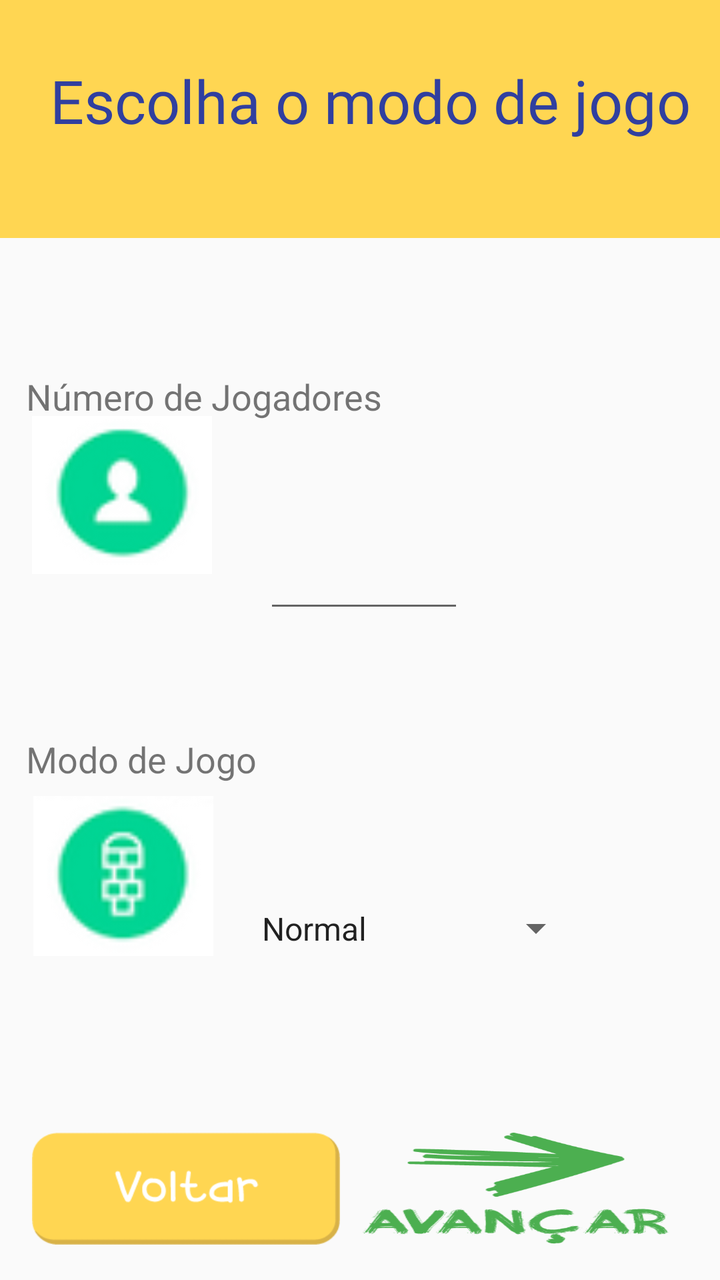
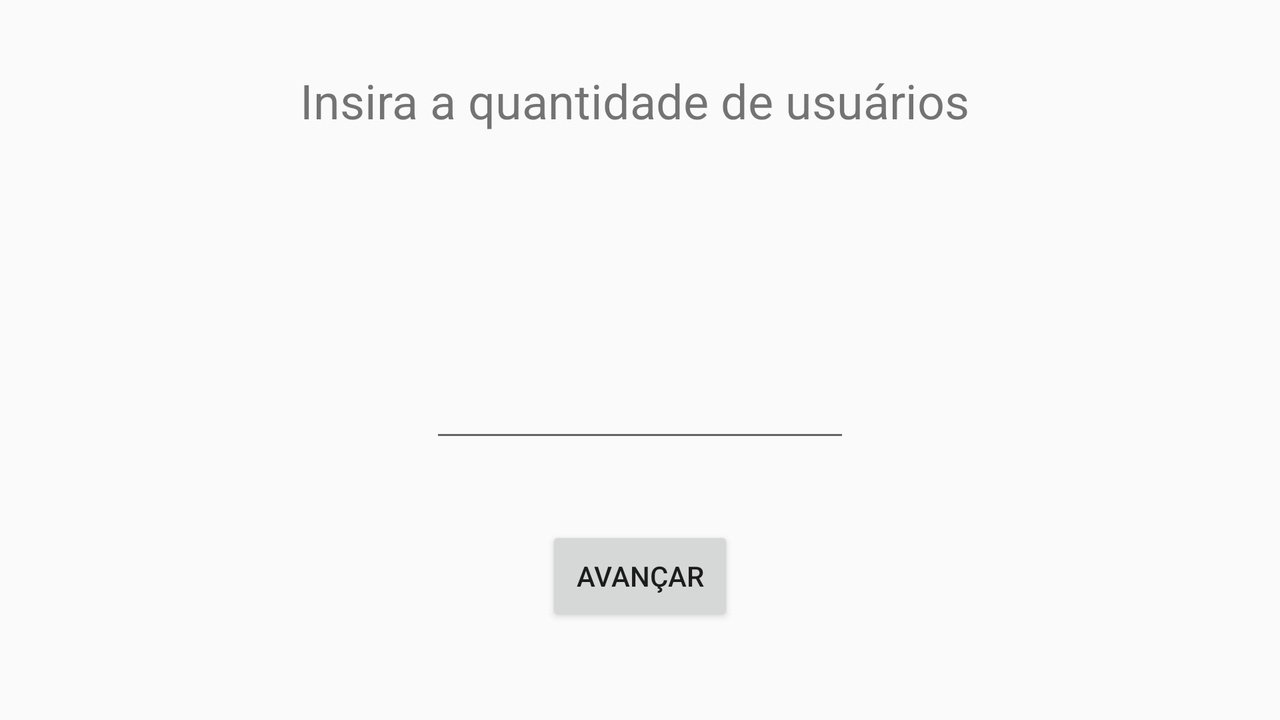

One screen, two layout resources from the same app: the default and the repository's alternative for another configuration. Each is rendered where Android would select it; the XML of both is given below.
<!-- AndroidManifest.xml: application theme AppTheme -->
<!-- res/layout/activity_main2.xml -->
<?xml version="1.0" encoding="utf-8"?>
<android.support.constraint.ConstraintLayout xmlns:android="http://schemas.android.com/apk/res/android"
    xmlns:app="http://schemas.android.com/apk/res-auto"
    xmlns:tools="http://schemas.android.com/tools"
    android:layout_width="match_parent"
    android:layout_height="match_parent"
    tools:context="app.leonardo.controle_amarelinha.Main2Activity"
    tools:layout_editor_absoluteY="25dp">

    <Button
        android:id="@+id/button8"
        android:layout_width="154dp"
        android:layout_height="56dp"
        android:layout_marginBottom="8dp"
        android:layout_marginEnd="8dp"
        android:layout_marginStart="16dp"
        android:layout_marginTop="8dp"
        android:background="@drawable/voltar"
        app:layout_constraintBottom_toBottomOf="parent"
        app:layout_constraintEnd_toStartOf="@+id/imageButton3"
        app:layout_constraintHorizontal_bias="0.181"
        app:layout_constraintStart_toStartOf="parent"
        app:layout_constraintTop_toTopOf="parent"
        app:layout_constraintVertical_bias="0.983" />

    <TextView
        android:id="@+id/textView5"
        android:layout_width="335dp"
        android:layout_height="24dp"
        android:layout_marginBottom="8dp"
        android:layout_marginEnd="8dp"
        android:layout_marginStart="8dp"
        android:layout_marginTop="8dp"
        android:text="Modo de Jogo"
        android:textAlignment="textStart"
        android:textSize="18sp"
        app:layout_constraintBottom_toBottomOf="parent"
        app:layout_constraintEnd_toEndOf="parent"
        app:layout_constraintHorizontal_bias="0.555"
        app:layout_constraintStart_toStartOf="parent"
        app:layout_constraintTop_toTopOf="parent"
        app:layout_constraintVertical_bias="0.599"
        tools:layout_constraintLeft_creator="1"
        tools:layout_constraintRight_creator="1"
        tools:layout_constraintTop_creator="1" />

    <TextView
        android:id="@+id/textView18"
        android:layout_width="335dp"
        android:layout_height="26dp"
        android:layout_marginBottom="28dp"
        android:layout_marginEnd="8dp"
        android:layout_marginStart="8dp"
        android:layout_marginTop="8dp"
        android:text="Número de Jogadores"
        android:textAlignment="textStart"
        android:textSize="18sp"
        app:layout_constraintBottom_toTopOf="@+id/editText2"
        app:layout_constraintEnd_toEndOf="parent"
        app:layout_constraintHorizontal_bias="0.555"
        app:layout_constraintStart_toStartOf="parent"
        app:layout_constraintTop_toTopOf="parent"
        app:layout_constraintVertical_bias="0.859"
        tools:layout_constraintLeft_creator="1"
        tools:layout_constraintRight_creator="1"
        tools:layout_constraintTop_creator="1" />

    <TextView
        android:id="@+id/textView"
        android:layout_width="411dp"
        android:layout_height="119dp"
        android:background="#ffd652"
        android:fontFamily="@font/ff"
        android:paddingLeft="30dp"
        android:paddingTop="30dp"
        android:text="Escolha o modo de jogo"
        android:textAlignment="center"
        android:textColor="@color/colorPrimaryDark"
        android:textSize="30sp"
        app:layout_constraintBottom_toTopOf="@+id/textView18"
        app:layout_constraintEnd_toEndOf="parent"
        app:layout_constraintHorizontal_bias="0.7"
        app:layout_constraintStart_toStartOf="parent"
        app:layout_constraintTop_toTopOf="parent"
        app:layout_constraintVertical_bias="0.0"
        tools:layout_constraintLeft_creator="1"
        tools:layout_constraintRight_creator="1"
        tools:layout_constraintTop_creator="1" />

    <EditText
        android:id="@+id/editText2"
        android:layout_width="100dp"
        android:layout_height="42dp"
        android:layout_marginBottom="56dp"
        android:layout_marginEnd="128dp"
        android:layout_marginTop="8dp"
        android:inputType="number"
        app:layout_constraintBottom_toTopOf="@+id/textView5"
        app:layout_constraintEnd_toEndOf="parent"
        app:layout_constraintTop_toTopOf="parent"
        app:layout_constraintVertical_bias="1.0"
        tools:layout_constraintLeft_creator="1"
        tools:layout_constraintTop_creator="1" />

    <Button
        android:id="@+id/button2"
        android:layout_width="154dp"
        android:layout_height="56dp"
        android:layout_marginBottom="8dp"
        android:layout_marginEnd="8dp"
        android:layout_marginStart="8dp"
        android:layout_marginTop="8dp"
        android:background="@drawable/avancar"
        app:layout_constraintBottom_toBottomOf="parent"
        app:layout_constraintEnd_toEndOf="parent"
        app:layout_constraintHorizontal_bias="0.91"
        app:layout_constraintStart_toStartOf="parent"
        app:layout_constraintTop_toTopOf="parent"
        app:layout_constraintVertical_bias="0.983"
        tools:layout_constraintBottom_creator="1"
        tools:layout_constraintLeft_creator="1"
        tools:layout_constraintRight_creator="1" />

    <Spinner
        android:id="@+id/spinner"
        android:layout_width="169dp"
        android:layout_height="47dp"
        android:layout_marginBottom="8dp"
        android:layout_marginEnd="68dp"
        android:layout_marginTop="8dp"
        android:entries="@array/list_mode"
        app:layout_constraintBottom_toTopOf="@+id/button2"
        app:layout_constraintEnd_toEndOf="parent"
        app:layout_constraintTop_toBottomOf="@+id/textView5"
        app:layout_constraintVertical_bias="0.369" />

    <ImageView
        android:id="@+id/imageView2"
        android:layout_width="90dp"
        android:layout_height="80dp"
        android:layout_marginBottom="8dp"
        android:layout_marginEnd="8dp"
        android:layout_marginStart="8dp"
        android:layout_marginTop="8dp"
        android:background="@drawable/capt2"
        app:layout_constraintBottom_toBottomOf="parent"
        app:layout_constraintEnd_toStartOf="@+id/spinner"
        app:layout_constraintHorizontal_bias="0.515"
        app:layout_constraintStart_toStartOf="parent"
        app:layout_constraintTop_toBottomOf="@+id/imageView3"
        app:layout_constraintVertical_bias="0.401"
        app:srcCompat="@drawable/icone_de_jogo" />

    <ImageView
        android:id="@+id/imageView3"
        android:layout_width="90dp"
        android:layout_height="79dp"
        android:layout_marginEnd="8dp"
        android:layout_marginStart="8dp"
        android:layout_marginTop="208dp"
        android:adjustViewBounds="false"
        android:background="@drawable/capt1"
        android:visibility="visible"
        app:layout_constraintEnd_toStartOf="@+id/editText2"
        app:layout_constraintHorizontal_bias="0.307"
        app:layout_constraintStart_toStartOf="parent"
        app:layout_constraintTop_toTopOf="parent"
        app:srcCompat="@drawable/icone_de_jogadores" />

    <android.support.constraint.Guideline
        android:id="@+id/guideline"
        android:layout_width="wrap_content"
        android:layout_height="wrap_content"
        android:orientation="vertical"
        app:layout_constraintGuide_end="364dp" />
</android.support.constraint.ConstraintLayout>
<!-- resources referenced by this layout -->
<resources>
  <string-array name="list_mode">
          <item value="normal">Normal</item>
          <item value="passo">Diferenciado</item>
      </string-array>
  <color name="colorPrimaryDark">#303F9F</color>
  <!-- drawable avancar: png bitmap (drawable, 10760 bytes) -->
  <!-- drawable capt1: png bitmap (drawable, 2439 bytes) -->
  <!-- drawable capt2: png bitmap (drawable, 2928 bytes) -->
  <!-- drawable voltar: png bitmap (drawable, 3591 bytes) -->
  <style name="AppTheme" parent="Theme.AppCompat.Light.DarkActionBar">
          
          <item name="colorPrimary">@color/colorPrimary</item>
          <item name="colorPrimaryDark">@color/colorPrimaryDark</item>
          <item name="colorAccent">@color/colorAccent</item>
          <item name="android:statusBarColor">#ffd652</item>
          <item name="android:shadowColor">#eac960</item>
      </style>
  <color name="colorPrimary">#3F51B5</color>
  <color name="colorAccent">#FF4081</color>
</resources>
<!-- res/layout-land/activity_main2.xml (the repository's variant of the layout above) -->
<!-- drawn on the phone turned sideways -->
<?xml version="1.0" encoding="utf-8"?>
<android.support.constraint.ConstraintLayout xmlns:android="http://schemas.android.com/apk/res/android"
    xmlns:app="http://schemas.android.com/apk/res-auto"
    xmlns:tools="http://schemas.android.com/tools"
    android:layout_width="match_parent"
    android:layout_height="match_parent"
    tools:context="app.leonardo.controle_amarelinha.Main2Activity"
    tools:layout_editor_absoluteY="73dp"
    tools:layout_editor_absoluteX="0dp">

    <TextView
        android:id="@+id/textView"
        android:layout_width="360dp"
        android:layout_height="62dp"
        android:paddingLeft="10sp"
        android:text="Insira a quantidade de usuários"
        android:textSize="24sp"
        tools:layout_constraintTop_creator="1"
        tools:layout_constraintRight_creator="1"
        app:layout_constraintRight_toRightOf="parent"
        android:layout_marginTop="34dp"
        tools:layout_constraintLeft_creator="1"
        app:layout_constraintLeft_toLeftOf="parent"
        app:layout_constraintTop_toTopOf="parent" />

    <EditText
        android:id="@+id/editText2"
        android:layout_width="wrap_content"
        android:layout_height="wrap_content"
        android:ems="10"
        android:inputType="number"
        tools:layout_constraintRight_creator="1"
        tools:layout_constraintBottom_creator="1"
        app:layout_constraintBottom_toTopOf="@+id/button2"
        app:layout_constraintRight_toRightOf="parent"
        tools:layout_constraintLeft_creator="1"
        android:layout_marginBottom="37dp"
        app:layout_constraintLeft_toLeftOf="parent" />

    <Button
        android:id="@+id/button2"
        android:layout_width="94dp"
        android:layout_height="50dp"
        android:text="Avançar"
        tools:layout_constraintRight_creator="1"
        tools:layout_constraintBottom_creator="1"
        app:layout_constraintBottom_toBottomOf="parent"
        app:layout_constraintRight_toRightOf="parent"
        tools:layout_constraintLeft_creator="1"
        android:layout_marginBottom="47dp"
        app:layout_constraintLeft_toLeftOf="parent" />
</android.support.constraint.ConstraintLayout>
<!-- resources referenced by the variant -->
<!-- as the phone turned sideways resolves them -->
<resources>
  <style name="AppTheme" parent="Theme.AppCompat.Light.DarkActionBar">
          
          <item name="colorPrimary">@color/colorPrimary</item>
          <item name="colorPrimaryDark">@color/colorPrimaryDark</item>
          <item name="colorAccent">@color/colorAccent</item>
          <item name="android:statusBarColor">#ffd652</item>
          <item name="android:shadowColor">#eac960</item>
      </style>
  <color name="colorPrimary">#3F51B5</color>
  <color name="colorPrimaryDark">#303F9F</color>
  <color name="colorAccent">#FF4081</color>
</resources>
